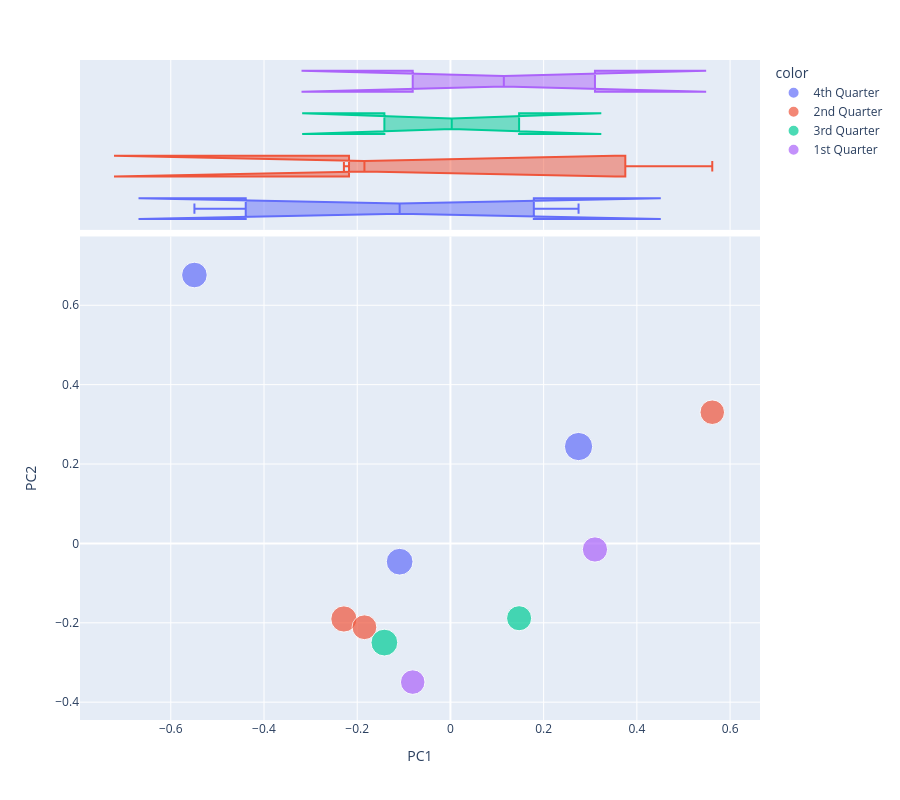

The cell this chart's notebook holds for it:
### Markdown cell above
# PCA Visualization 2

### Code cell
vis_pcs(DCM, 1, 2)

### Figure 1 — Plotly figure (JSON) as saved in the notebook; plotly's stock layout.template omitted (floating-point values rounded to 4 significant figures)
{"data": [{"hovertemplate": "<b>%{hovertext}</b><br><br>color=4th Quarter<br>PC1=%{x}<br>PC2=%{y}<br>size=%{marker.size}<extra></extra>", "hovertext": ["What Dope Arrest is Doing to Career of Barbara McNair", "Tito Jackson: His Music and His Family", "Ten Ways to Get a Mink Coat/ Why Negro Suicides are Increasing"], "legendgroup": "4th Quarter", "marker": {"color": "#636efa", "size": [99374, 89009, 81741], "sizemode": "area", "sizeref": 248.4, "symbol": "circle"}, "mode": "markers", "name": "4th Quarter", "orientation": "v", "showlegend": true, "type": "scatter", "x": [0.2749, -0.109, -0.5493], "xaxis": "x", "y": [0.2441, -0.04608, 0.6763], "yaxis": "y"}, {"alignmentgroup": "True", "hovertemplate": "<b>%{hovertext}</b><br><br>color=4th Quarter<br>PC1=%{x}<extra></extra>", "hovertext": ["What Dope Arrest is Doing to Career of Barbara McNair", "Tito Jackson: His Music and His Family", "Ten Ways to Get a Mink Coat/ Why Negro Suicides are Increasing"], "legendgroup": "4th Quarter", "marker": {"color": "#636efa", "symbol": "circle"}, "name": "4th Quarter", "notched": true, "offsetgroup": "4th Quarter", "showlegend": false, "type": "box", "x": [0.2749, -0.109, -0.5493], "xaxis": "x2", "yaxis": "y2"}, {"hovertemplate": "<b>%{hovertext}</b><br><br>color=2nd Quarter<br>PC1=%{x}<br>PC2=%{y}<br>size=%{marker.size}<extra></extra>", "hovertext": ["What's Behind Suicide of Charles Diggs Sr.?", "New Reggie Defends His Hero Image", "Why Cuban Rebels Jailed Son of Wealthy Negro / Will Marriage to Jack Denison Hurt Dandridge's Career?"], "legendgroup": "2nd Quarter", "marker": {"color": "#EF553B", "size": [74986, 85341, 76401], "sizemode": "area", "sizeref": 248.4, "symbol": "circle"}, "mode": "markers", "name": "2nd Quarter", "orientation": "v", "showlegend": true, "type": "scatter", "x": [0.5618, -0.2286, -0.1845], "xaxis": "x", "y": [0.3305, -0.1904, -0.2112], "yaxis": "y"}, {"alignmentgroup": "True", "hovertemplate": "<b>%{hovertext}</b><br><br>color=2nd Quarter<br>PC1=%{x}<extra></extra>", "hovertext": ["What's Behind Suicide of Charles Diggs Sr.?", "New Reggie Defends His Hero Image", "Why Cuban Rebels Jailed Son of Wealthy Negro / Will Marriage to Jack Denison Hurt Dandridge's Career?"], "legendgroup": "2nd Quarter", "marker": {"color": "#EF553B", "symbol": "circle"}, "name": "2nd Quarter", "notched": true, "offsetgroup": "2nd Quarter", "showlegend": false, "type": "box", "x": [0.5618, -0.2286, -0.1845], "xaxis": "x2", "yaxis": "y2"}, {"hovertemplate": "<b>%{hovertext}</b><br><br>color=3rd Quarter<br>PC1=%{x}<br>PC2=%{y}<br>size=%{marker.size}<extra></extra>", "hovertext": ["Benson Shares His Fame With Family", "First Poll Reveals Candidates Negroes Want for President / What Negroes Don't Know about Hawaii"], "legendgroup": "3rd Quarter", "marker": {"color": "#00cc96", "size": [89396, 78302], "sizemode": "area", "sizeref": 248.4, "symbol": "circle"}, "mode": "markers", "name": "3rd Quarter", "orientation": "v", "showlegend": true, "type": "scatter", "x": [-0.1417, 0.1473], "xaxis": "x", "y": [-0.2499, -0.1885], "yaxis": "y"}, {"alignmentgroup": "True", "hovertemplate": "<b>%{hovertext}</b><br><br>color=3rd Quarter<br>PC1=%{x}<extra></extra>", "hovertext": ["Benson Shares His Fame With Family", "First Poll Reveals Candidates Negroes Want for President / What Negroes Don't Know about Hawaii"], "legendgroup": "3rd Quarter", "marker": {"color": "#00cc96", "symbol": "circle"}, "name": "3rd Quarter", "notched": true, "offsetgroup": "3rd Quarter", "showlegend": false, "type": "box", "x": [-0.1417, 0.1473], "xaxis": "x2", "yaxis": "y2"}, {"hovertemplate": "<b>%{hovertext}</b><br><br>color=1st Quarter<br>PC1=%{x}<br>PC2=%{y}<br>size=%{marker.size}<extra></extra>", "hovertext": ["How Negroes Feel about a Catholic for US President / Labor Department's Talented Lady Lawyer", "Rudy McCollum Talks Ends 5-Year Silence in Insane Asylum"], "legendgroup": "1st Quarter", "marker": {"color": "#ab63fa", "size": [79252, 74909], "sizemode": "area", "sizeref": 248.4, "symbol": "circle"}, "mode": "markers", "name": "1st Quarter", "orientation": "v", "showlegend": true, "type": "scatter", "x": [0.3101, -0.08093], "xaxis": "x", "y": [-0.01528, -0.3494], "yaxis": "y"}, {"alignmentgroup": "True", "hovertemplate": "<b>%{hovertext}</b><br><br>color=1st Quarter<br>PC1=%{x}<extra></extra>", "hovertext": ["How Negroes Feel about a Catholic for US President / Labor Department's Talented Lady Lawyer", "Rudy McCollum Talks Ends 5-Year Silence in Insane Asylum"], "legendgroup": "1st Quarter", "marker": {"color": "#ab63fa", "symbol": "circle"}, "name": "1st Quarter", "notched": true, "offsetgroup": "1st Quarter", "showlegend": false, "type": "box", "x": [0.3101, -0.08093], "xaxis": "x2", "yaxis": "y2"}], "layout": {"height": 800, "legend": {"itemsizing": "constant", "title": {"text": "color"}, "tracegroupgap": 0}, "margin": {"t": 60}, "xaxis": {"anchor": "y", "domain": [0, 1], "title": {"text": "PC1"}}, "xaxis2": {"anchor": "y2", "domain": [0, 1], "matches": "x", "showgrid": true, "showticklabels": false}, "yaxis": {"anchor": "x", "domain": [0, 0.7326], "title": {"text": "PC2"}}, "yaxis2": {"anchor": "x2", "domain": [0.7426, 1], "matches": "y2", "showgrid": false, "showline": false, "showticklabels": false, "ticks": ""}}}
